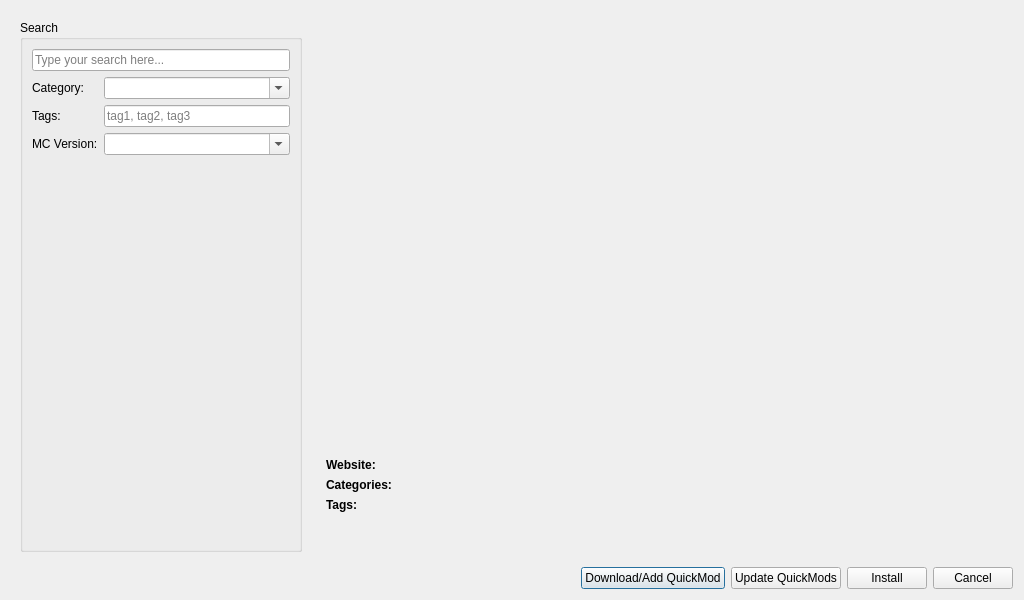
<?xml version="1.0" encoding="UTF-8"?>
<ui version="4.0">
 <class>QuickModChooseModDialog</class>
 <widget class="QDialog" name="QuickModChooseModDialog">
  <property name="geometry">
   <rect>
    <x>0</x>
    <y>0</y>
    <width>1024</width>
    <height>600</height>
   </rect>
  </property>
  <property name="windowTitle">
   <string>Browse mods</string>
  </property>
  <layout class="QVBoxLayout" name="verticalLayout_2">
   <item>
    <layout class="QHBoxLayout" name="hLayout">
     <item>
      <widget class="QWidget" name="widget" native="true">
       <property name="minimumSize">
        <size>
         <width>250</width>
         <height>0</height>
        </size>
       </property>
       <property name="maximumSize">
        <size>
         <width>300</width>
         <height>16777215</height>
        </size>
       </property>
       <layout class="QVBoxLayout" name="_2" stretch="0,1">
        <item>
         <widget class="QGroupBox" name="groupBox">
          <property name="title">
           <string>Search</string>
          </property>
          <layout class="QFormLayout" name="formLayout_2">
           <item row="1" column="0">
            <widget class="QLabel" name="categoryFilterLabel">
             <property name="text">
              <string>Category:</string>
             </property>
             <property name="buddy">
              <cstring>categoryBox</cstring>
             </property>
            </widget>
           </item>
           <item row="1" column="1">
            <widget class="QComboBox" name="categoryBox">
             <property name="editable">
              <bool>true</bool>
             </property>
            </widget>
           </item>
           <item row="2" column="0">
            <widget class="QLabel" name="tagsFilterLabel">
             <property name="text">
              <string>Tags:</string>
             </property>
             <property name="buddy">
              <cstring>tagsEdit</cstring>
             </property>
            </widget>
           </item>
           <item row="2" column="1">
            <widget class="QLineEdit" name="tagsEdit">
             <property name="toolTip">
              <string>&lt;html&gt;&lt;head/&gt;&lt;body&gt;&lt;p&gt;Use commas (,) to separate tags:&lt;/p&gt;&lt;p&gt;&lt;span style=&quot; font-weight:600;&quot;&gt;tag1, tag2, tag3, tag4&lt;/span&gt;&lt;/p&gt;&lt;/body&gt;&lt;/html&gt;</string>
             </property>
             <property name="placeholderText">
              <string>tag1, tag2, tag3</string>
             </property>
            </widget>
           </item>
           <item row="0" column="0" colspan="2">
            <widget class="QLineEdit" name="fulltextEdit">
             <property name="placeholderText">
              <string>Type your search here...</string>
             </property>
            </widget>
           </item>
           <item row="3" column="0">
            <widget class="QLabel" name="mcVersionLabel">
             <property name="text">
              <string>MC Version:</string>
             </property>
             <property name="buddy">
              <cstring>mcVersionBox</cstring>
             </property>
            </widget>
           </item>
           <item row="3" column="1">
            <widget class="QComboBox" name="mcVersionBox">
             <property name="editable">
              <bool>true</bool>
             </property>
            </widget>
           </item>
          </layout>
         </widget>
        </item>
        <item>
         <layout class="QVBoxLayout" name="viewLayout"/>
        </item>
       </layout>
      </widget>
     </item>
     <item>
      <widget class="QScrollArea" name="modInfoArea">
       <property name="frameShape">
        <enum>QFrame::NoFrame</enum>
       </property>
       <property name="frameShadow">
        <enum>QFrame::Plain</enum>
       </property>
       <property name="lineWidth">
        <number>0</number>
       </property>
       <property name="horizontalScrollBarPolicy">
        <enum>Qt::ScrollBarAlwaysOff</enum>
       </property>
       <property name="sizeAdjustPolicy">
        <enum>QAbstractScrollArea::AdjustToContents</enum>
       </property>
       <property name="widgetResizable">
        <bool>true</bool>
       </property>
       <widget class="QWidget" name="scrollAreaWidgetContents">
        <property name="sizePolicy">
         <sizepolicy hsizetype="Expanding" vsizetype="Expanding">
          <horstretch>0</horstretch>
          <verstretch>0</verstretch>
         </sizepolicy>
        </property>
        <layout class="QFormLayout" name="formLayout">
         <property name="fieldGrowthPolicy">
          <enum>QFormLayout::AllNonFixedFieldsGrow</enum>
         </property>
         <item row="0" column="0" colspan="2">
          <widget class="QLabel" name="nameLabel">
           <property name="sizePolicy">
            <sizepolicy hsizetype="MinimumExpanding" vsizetype="MinimumExpanding">
             <horstretch>0</horstretch>
             <verstretch>0</verstretch>
            </sizepolicy>
           </property>
           <property name="font">
            <font>
             <pointsize>24</pointsize>
             <weight>75</weight>
             <bold>true</bold>
            </font>
           </property>
           <property name="alignment">
            <set>Qt::AlignCenter</set>
           </property>
           <property name="wordWrap">
            <bool>true</bool>
           </property>
          </widget>
         </item>
         <item row="1" column="0">
          <widget class="QLabel" name="websiteRowLabel">
           <property name="sizePolicy">
            <sizepolicy hsizetype="Minimum" vsizetype="Preferred">
             <horstretch>0</horstretch>
             <verstretch>0</verstretch>
            </sizepolicy>
           </property>
           <property name="text">
            <string>&lt;html&gt;&lt;head/&gt;&lt;body&gt;&lt;p&gt;&lt;span style=&quot; font-weight:600;&quot;&gt;Website:&lt;/span&gt;&lt;/p&gt;&lt;/body&gt;&lt;/html&gt;</string>
           </property>
           <property name="alignment">
            <set>Qt::AlignLeading|Qt::AlignLeft|Qt::AlignTop</set>
           </property>
          </widget>
         </item>
         <item row="1" column="1">
          <widget class="QLabel" name="websiteLabel">
           <property name="sizePolicy">
            <sizepolicy hsizetype="MinimumExpanding" vsizetype="Preferred">
             <horstretch>0</horstretch>
             <verstretch>0</verstretch>
            </sizepolicy>
           </property>
           <property name="text">
            <string/>
           </property>
           <property name="wordWrap">
            <bool>true</bool>
           </property>
           <property name="openExternalLinks">
            <bool>true</bool>
           </property>
          </widget>
         </item>
         <item row="2" column="0">
          <widget class="QLabel" name="categoriesRowLabel">
           <property name="sizePolicy">
            <sizepolicy hsizetype="Minimum" vsizetype="Preferred">
             <horstretch>0</horstretch>
             <verstretch>0</verstretch>
            </sizepolicy>
           </property>
           <property name="text">
            <string>&lt;html&gt;&lt;head/&gt;&lt;body&gt;&lt;p&gt;&lt;span style=&quot; font-weight:600;&quot;&gt;Categories:&lt;/span&gt;&lt;/p&gt;&lt;/body&gt;&lt;/html&gt;</string>
           </property>
           <property name="alignment">
            <set>Qt::AlignLeading|Qt::AlignLeft|Qt::AlignTop</set>
           </property>
          </widget>
         </item>
         <item row="2" column="1">
          <widget class="QLabel" name="categoriesLabel">
           <property name="sizePolicy">
            <sizepolicy hsizetype="MinimumExpanding" vsizetype="Preferred">
             <horstretch>0</horstretch>
             <verstretch>0</verstretch>
            </sizepolicy>
           </property>
           <property name="text">
            <string/>
           </property>
           <property name="wordWrap">
            <bool>true</bool>
           </property>
          </widget>
         </item>
         <item row="3" column="0">
          <widget class="QLabel" name="tagsRowLabel">
           <property name="sizePolicy">
            <sizepolicy hsizetype="Minimum" vsizetype="Preferred">
             <horstretch>0</horstretch>
             <verstretch>0</verstretch>
            </sizepolicy>
           </property>
           <property name="text">
            <string>&lt;html&gt;&lt;head/&gt;&lt;body&gt;&lt;p&gt;&lt;span style=&quot; font-weight:600;&quot;&gt;Tags:&lt;/span&gt;&lt;/p&gt;&lt;/body&gt;&lt;/html&gt;</string>
           </property>
           <property name="alignment">
            <set>Qt::AlignLeading|Qt::AlignLeft|Qt::AlignTop</set>
           </property>
          </widget>
         </item>
         <item row="3" column="1">
          <widget class="QLabel" name="tagsLabel">
           <property name="sizePolicy">
            <sizepolicy hsizetype="MinimumExpanding" vsizetype="Preferred">
             <horstretch>0</horstretch>
             <verstretch>0</verstretch>
            </sizepolicy>
           </property>
           <property name="text">
            <string/>
           </property>
           <property name="wordWrap">
            <bool>true</bool>
           </property>
          </widget>
         </item>
         <item row="5" column="0" colspan="2">
          <widget class="QLabel" name="descriptionLabel">
           <property name="sizePolicy">
            <sizepolicy hsizetype="MinimumExpanding" vsizetype="Preferred">
             <horstretch>0</horstretch>
             <verstretch>0</verstretch>
            </sizepolicy>
           </property>
           <property name="text">
            <string/>
           </property>
           <property name="wordWrap">
            <bool>true</bool>
           </property>
          </widget>
         </item>
         <item row="4" column="0" colspan="2">
          <widget class="QLabel" name="logoLabel">
           <property name="maximumSize">
            <size>
             <width>600</width>
             <height>200</height>
            </size>
           </property>
           <property name="text">
            <string/>
           </property>
           <property name="scaledContents">
            <bool>false</bool>
           </property>
           <property name="alignment">
            <set>Qt::AlignCenter</set>
           </property>
          </widget>
         </item>
        </layout>
       </widget>
      </widget>
     </item>
    </layout>
   </item>
   <item>
    <layout class="QHBoxLayout" name="horizontalLayout">
     <item>
      <spacer name="horizontalSpacer">
       <property name="orientation">
        <enum>Qt::Horizontal</enum>
       </property>
       <property name="sizeHint" stdset="0">
        <size>
         <width>40</width>
         <height>20</height>
        </size>
       </property>
      </spacer>
     </item>
     <item>
      <widget class="QPushButton" name="addButton">
       <property name="text">
        <string>Download/Add QuickMod</string>
       </property>
      </widget>
     </item>
     <item>
      <widget class="QPushButton" name="updateButton">
       <property name="text">
        <string>Update QuickMods</string>
       </property>
      </widget>
     </item>
     <item>
      <widget class="QPushButton" name="installButton">
       <property name="text">
        <string>Install</string>
       </property>
      </widget>
     </item>
     <item>
      <widget class="QPushButton" name="closeButton">
       <property name="text">
        <string>Cancel</string>
       </property>
      </widget>
     </item>
    </layout>
   </item>
  </layout>
 </widget>
 <tabstops>
  <tabstop>fulltextEdit</tabstop>
  <tabstop>categoryBox</tabstop>
  <tabstop>tagsEdit</tabstop>
  <tabstop>installButton</tabstop>
  <tabstop>closeButton</tabstop>
  <tabstop>addButton</tabstop>
  <tabstop>updateButton</tabstop>
  <tabstop>modInfoArea</tabstop>
 </tabstops>
 <resources/>
 <connections/>
</ui>
